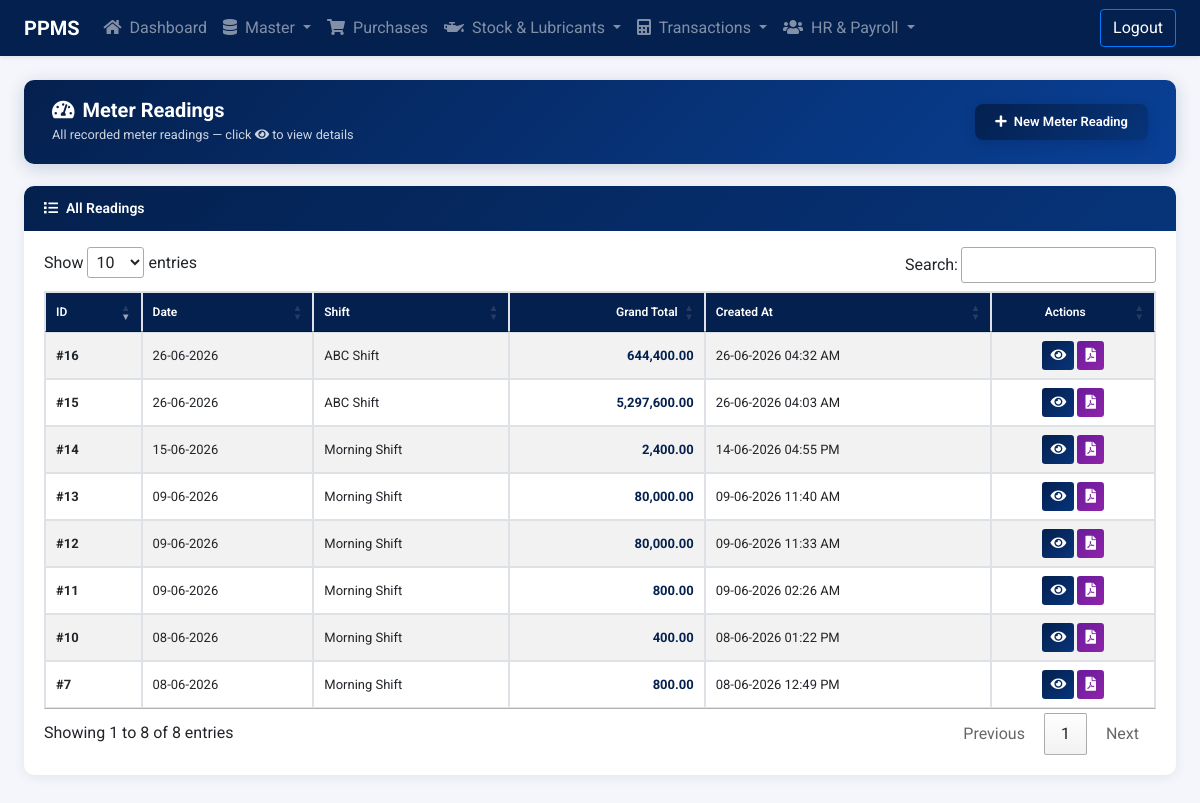
Page /meter-readings/meter-reading-list.php (signed in) on the committed database.
### tables this page shows
CREATE TABLE `tbl_meter_readings` (
  `id` int(11) NOT NULL,
  `date` date NOT NULL,
  `shift_id` int(11) NOT NULL,
  `payment_type` enum('Cash','Credit','Online') NOT NULL DEFAULT 'Cash',
  `grand_total` decimal(12,2) NOT NULL DEFAULT 0.00,
  `created_at` datetime NOT NULL DEFAULT current_timestamp(),
  `updated_at` datetime NOT NULL DEFAULT current_timestamp() ON UPDATE current_timestamp(),
  `deleted_at` datetime DEFAULT NULL,
  `remarks` varchar(512) DEFAULT NULL
);

CREATE TABLE `tbl_shifts` (
  `id` int(11) NOT NULL,
  `name` varchar(128) NOT NULL,
  `start_time` time NOT NULL,
  `end_time` time NOT NULL,
  `status` enum('Active','Inactive') NOT NULL DEFAULT 'Active'
);

### meter-readings/meter-reading-list.php (the view, shortened to what this page needs)
<?php
require '../include/config.php';
$sql_active = "SELECT mr.*, sh.name AS shift_name
               FROM tbl_meter_readings mr
               LEFT JOIN tbl_shifts sh ON mr.shift_id = sh.id
               WHERE mr.deleted_at IS NULL
               ORDER BY mr.id DESC";
$result_active = mysqli_query($connection, $sql_active);
?>
<!DOCTYPE html>
<html lang="en">
<head>
    <link rel="stylesheet" href="https://stackpath.bootstrapcdn.com/bootstrap/4.3.1/css/bootstrap.min.css">
    <link rel="stylesheet" href="https://cdnjs.cloudflare.com/ajax/libs/font-awesome/5.11.2/css/all.min.css">
    <link rel="stylesheet" href="https://cdn.datatables.net/1.10.20/css/jquery.dataTables.min.css">
    <link rel="stylesheet" href="../include/style.css?v=1.0.1">
</head>
<body>
<?php include('../include/navbar.php'); ?>
<main class="main">
<div class="container-fluid pt-4 pb-5 px-4">
    <div class="page-header">
        <div>
            <h4><i class="fas fa-tachometer-alt mr-2"></i>Meter Readings</h4>
            <small style="opacity:.8;">All recorded meter readings — click <i class="fas fa-eye"></i> to view details</small>
        </div>
        <a href="add-meter-reading.php" class="btn-new btn">
            <i class="fas fa-plus mr-1"></i> New Meter Reading
        </a>
    </div>
    <div class="list-card">
        <div class="list-card-title">
            <i class="fas fa-list mr-2"></i>All Readings
        </div>
        <div class="table-responsive" style="padding:0;">
        <table id="meterReadingTable" class="table table-bordered table-striped" style="width:100%;">
                <thead>
                    <tr>
                        <th>ID</th>
                        <th>Date</th>
                        <th>Shift</th>
                        <th style="text-align:right;">Grand Total</th>
                        <th>Created At</th>
                        <th style="text-align:center;">Actions</th>
                    </tr>
                </thead>
                <tbody>
                <?php if ($result_active && mysqli_num_rows($result_active) > 0):
                    while ($row = mysqli_fetch_assoc($result_active)):
                ?>
                <tr>
                    <td data-order="<?php echo $row['id']; ?>"><strong>#<?php echo $row['id']; ?></strong></td>
                    <td data-order="<?php echo strtotime($row['date']); ?>"><?php echo date('d-m-Y', strtotime($row['date'])); ?></td>
                    <td><?php echo htmlspecialchars($row['shift_name'] ?? 'N/A'); ?></td>
                    <td style="text-align:right;font-weight:700;color: var(--primary-color);" data-order="<?php echo $row['grand_total']; ?>">
                        <?php echo number_format($row['grand_total'], 2); ?>
                    </td>
                    <td data-order="<?php echo strtotime($row['created_at']); ?>"><?php echo date('d-m-Y h:i A', strtotime($row['created_at'])); ?></td>
                    <td style="text-align:center;">
                        <a href="view-meter-reading.php?id=<?php echo $row['id']; ?>"
                           class="btn btn-sm btn-info" title="View" style="background: var(--primary-gradient); border: none;">
                            <i class="fas fa-eye"></i>
                        </a>
                        <a href="generate-pdf-meter-reading.php?id=<?php echo $row['id']; ?>" target="_blank"
                           class="btn btn-sm btn-secondary" title="Generate PDF"
                           style="background:linear-gradient(135deg,#6a1b9a,#8e24aa);border:none;color:#fff;">
                            <i class="fas fa-file-pdf"></i>
                        </a>
                    </td>
                </tr>
                <?php endwhile; else: ?>
                <tr><td colspan="6" class="text-center text-muted py-4">No active meter readings. <a href="add-meter-reading.php">Create one now.</a></td></tr>
                <?php endif; ?>
                </tbody>
            </table>
        </div>
    </div>
</div>
</main>
</body>
</html>

### include/style.css (style rules this page uses)
:root { --primary-color: #04204e; --primary-hover: #07347a; --primary-light: #e6f0fa; --primary-gradient: linear-gradient(135deg, var(--primary-color) 0%, #07347a 100%); --gradient-header: linear-gradient(135deg, var(--primary-color) 0%, #094096 100%); }
table thead th, .table thead th { background-color: #04204e !important; color: #fff !important; }

### meter-readings/meter-reading-list.php (style rules this page uses)
body { background:#f4f6fb; font-family:'Roboto',sans-serif; }
.page-header { background: var(--gradient-header); color:#fff; padding:18px 28px; border-radius:10px; margin-bottom:22px; display:flex; align-items:center; justify-content:space-between; box-shadow:0 4px 18px rgba(4,32,78,0.18); }
.page-header h4 { margin:0; font-weight:700; font-size:1.25rem; }
.list-card { background:#fff; border-radius:10px; box-shadow:0 2px 12px rgba(0,0,0,0.07); overflow:hidden; }
.list-card-title { background: var(--primary-gradient); color:#fff; padding:12px 20px; font-weight:600; font-size:14px; }
#meterReadingTable thead th { background: var(--primary-color) !important; color:#fff; font-size:12px; font-weight:600; }
#meterReadingTable tbody tr { transition:background .15s; }
#meterReadingTable td { vertical-align:middle; font-size:13px; }
.btn-new { background: var(--primary-gradient); border:none; color:#fff; font-weight:600; padding:8px 20px; border-radius:8px; font-size:13px; box-shadow:0 4px 12px rgba(4,32,78,0.25); transition:all .2s; }

### rows in the picture
tbl_meter_readings: id "16", date "26-06-2026", shift.name "ABC Shift", grand_total "644,400.00", created_at "26-06-2026 04:32 AM"
tbl_meter_readings: id "15", date "26-06-2026", shift.name "ABC Shift", grand_total "5,297,600.00", created_at "26-06-2026 04:03 AM"
tbl_meter_readings: id "14", date "15-06-2026", shift.name "Morning Shift", grand_total "2,400.00", created_at "14-06-2026 04:55 PM"
tbl_meter_readings: id "13", date "09-06-2026", shift.name "Morning Shift", grand_total "80,000.00", created_at "09-06-2026 11:40 AM"
tbl_meter_readings: id "12", date "09-06-2026", shift.name "Morning Shift", grand_total "80,000.00", created_at "09-06-2026 11:33 AM"
tbl_meter_readings: id "11", date "09-06-2026", shift.name "Morning Shift", grand_total "800.00", created_at "09-06-2026 02:26 AM"
tbl_meter_readings: id "10", date "08-06-2026", shift.name "Morning Shift", grand_total "400.00", created_at "08-06-2026 01:22 PM"
tbl_meter_readings: id "7", date "08-06-2026", shift.name "Morning Shift", grand_total "800.00", created_at "08-06-2026 12:49 PM"
